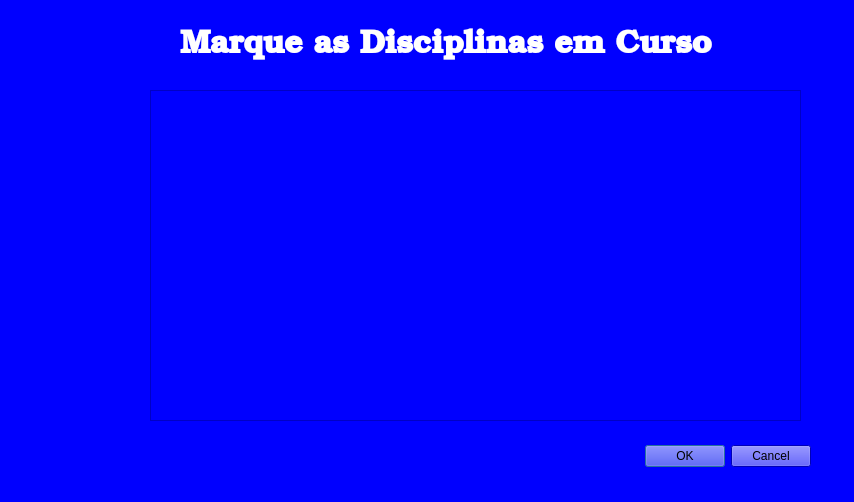
<?xml version="1.0" encoding="UTF-8"?>
<ui version="4.0">
 <class>EditarDisciplinasEmCurso</class>
 <widget class="QDialog" name="EditarDisciplinasEmCurso">
  <property name="geometry">
   <rect>
    <x>0</x>
    <y>0</y>
    <width>854</width>
    <height>502</height>
   </rect>
  </property>
  <property name="windowTitle">
   <string>Dialog</string>
  </property>
  <property name="styleSheet">
   <string notr="true">background-color: blue;</string>
  </property>
  <widget class="QDialogButtonBox" name="buttonBox">
   <property name="geometry">
    <rect>
     <x>470</x>
     <y>440</y>
     <width>341</width>
     <height>32</height>
    </rect>
   </property>
   <property name="orientation">
    <enum>Qt::Orientation::Horizontal</enum>
   </property>
   <property name="standardButtons">
    <set>QDialogButtonBox::StandardButton::Cancel|QDialogButtonBox::StandardButton::Ok</set>
   </property>
  </widget>
  <widget class="QLabel" name="labelTitulo">
   <property name="geometry">
    <rect>
     <x>180</x>
     <y>20</y>
     <width>541</width>
     <height>51</height>
    </rect>
   </property>
   <property name="font">
    <font>
     <family>Bookman Old Style</family>
     <pointsize>24</pointsize>
     <bold>true</bold>
    </font>
   </property>
   <property name="styleSheet">
    <string notr="true">color: white</string>
   </property>
   <property name="text">
    <string>Marque as Disciplinas em Curso</string>
   </property>
  </widget>
  <widget class="QScrollArea" name="scrollArea">
   <property name="geometry">
    <rect>
     <x>150</x>
     <y>90</y>
     <width>651</width>
     <height>331</height>
    </rect>
   </property>
   <property name="widgetResizable">
    <bool>true</bool>
   </property>
   <widget class="QWidget" name="scrollAreaContent">
    <property name="geometry">
     <rect>
      <x>0</x>
      <y>0</y>
      <width>649</width>
      <height>329</height>
     </rect>
    </property>
    <widget class="QWidget" name="widget" native="true">
     <property name="geometry">
      <rect>
       <x>0</x>
       <y>0</y>
       <width>651</width>
       <height>331</height>
      </rect>
     </property>
    </widget>
   </widget>
  </widget>
 </widget>
 <resources/>
 <connections>
  <connection>
   <sender>buttonBox</sender>
   <signal>accepted()</signal>
   <receiver>EditarDisciplinasEmCurso</receiver>
   <slot>accept()</slot>
   <hints>
    <hint type="sourcelabel">
     <x>248</x>
     <y>254</y>
    </hint>
    <hint type="destinationlabel">
     <x>157</x>
     <y>274</y>
    </hint>
   </hints>
  </connection>
  <connection>
   <sender>buttonBox</sender>
   <signal>rejected()</signal>
   <receiver>EditarDisciplinasEmCurso</receiver>
   <slot>reject()</slot>
   <hints>
    <hint type="sourcelabel">
     <x>316</x>
     <y>260</y>
    </hint>
    <hint type="destinationlabel">
     <x>286</x>
     <y>274</y>
    </hint>
   </hints>
  </connection>
 </connections>
</ui>
